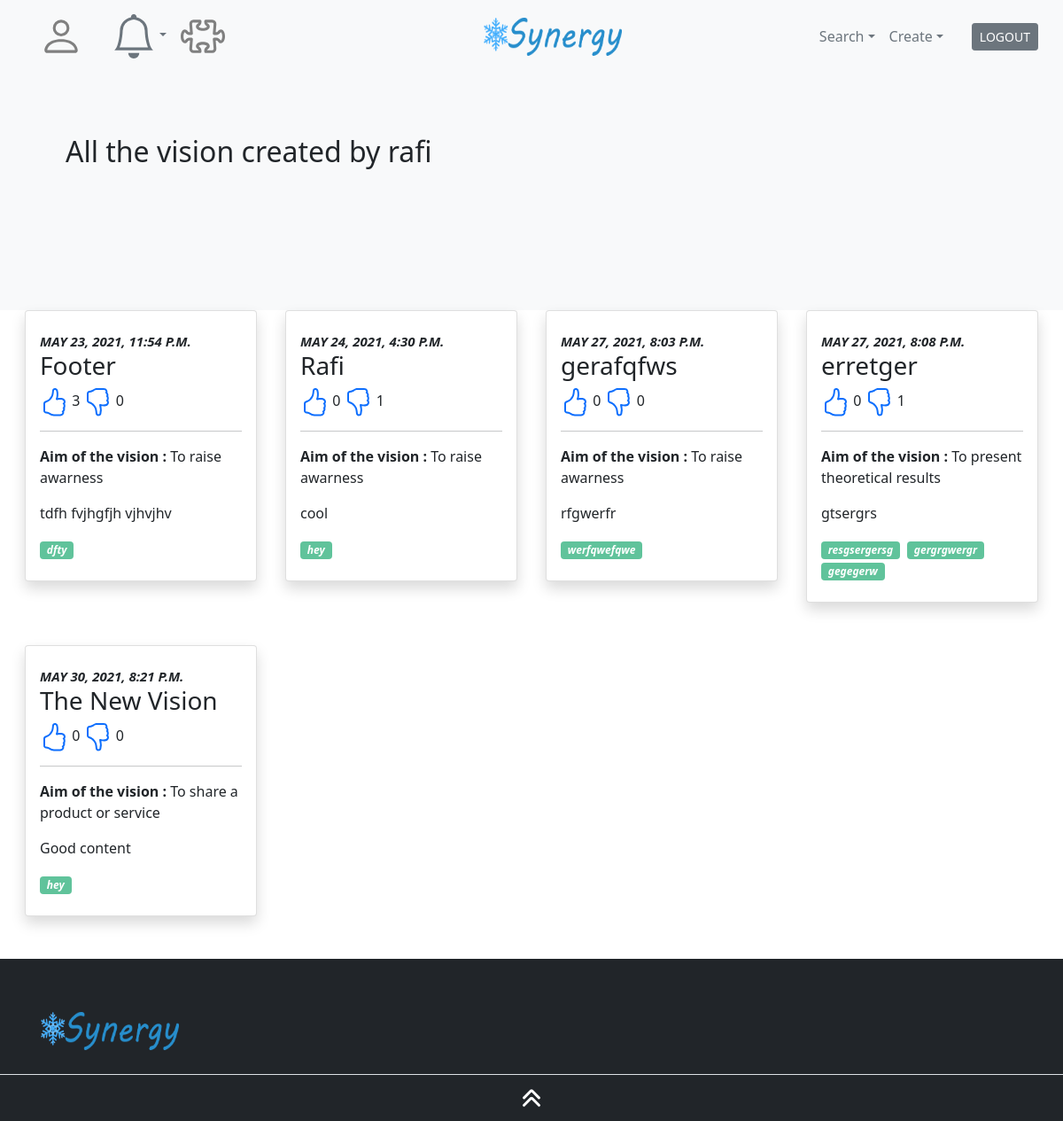
Page /accounts/profile/vision/rafi/ (signed in) on the committed database.
### knowledge/models.py (models this page shows, shortened)
class Vision(models.Model):
    title = models.CharField(max_length=100, unique=True, )
    user = models.ForeignKey(settings.AUTH_USER_MODEL,on_delete=models.CASCADE, default=1)
    content = models.TextField(max_length=444,default="NA")
    aim_vision = models.CharField(max_length=30, choices=Aims)
    keywords = TaggableManager()
    slug = models.SlugField(max_length= 250,unique=True)
    date_publication = models.DateTimeField(auto_now_add=True)

### accounts/views.py (the view)
# urls.py: path("profile/vision/<str:username>/", views.view_vision_created, name="view_vision_created"),
@login_required
def view_vision_created(request,username):
    user_profile = User.objects.get(username=username)
    vision_created = Vision.objects.filter(user_id=user_profile.id)
    editable = False
    if request.user == user_profile:
        editable = True
    aim = {
        1: "To raise awarness",
        2: "To share a product or service",
        3: "To search for improvement",
        4: "To present theoretical results ",
        5: "To make laugh",
        6: "Others",
        }
    list = []
    for vision in vision_created:
        my_dict = {'Type': [], 'ID': [], 'Name': [] , 'Date': [], 'Slug': [], 'Content': [], 'Description': [], 'Aim': [], 'User': [], 'User_Type': [], 'Likes': [],'Dislikes': [], 'L': [],'D': []}
        my_dict['Type'].append("Vision")
        my_dict['Name'].append(vision.title)
        my_dict['ID'].append(vision.id)
        my_dict['Date'].append(vision.date_publication)
        my_dict['Slug'].append(vision.slug)
        my_dict['Content'].append(vision.content)
        my_dict['Description'].append(vision.keywords)
        for keys in aim:
            if int(vision.aim_vision) == keys:
                my_dict['Aim'].append(aim[keys])
        vision_likes = Liked_Vision.objects.filter(vision_related_id=vision.id).count
        my_dict['Likes'].append(vision_likes)
        vision_dislikes = Disliked_Vision.objects.filter(vision_related_id=vision.id).count
        my_dict['Dislikes'].append(vision_dislikes)
        if Liked_Vision.objects.filter(Q(user_related_id=request.user.id) & Q(vision_related_id=vision.id)).exists():
            my_dict['L'].append("Yes")
        else:
            my_dict['L'].append("No")
        if Disliked_Vision.objects.filter(Q(user_related_id=request.user.id) & Q(vision_related_id=vision.id)).exists():
            my_dict['D'].append("Yes")
        else:
            my_dict['D'].append("No")
        list.append(my_dict)
    return render(request, "dist/inside/profile/vision_created.html", context={"list":list, "user_profile": user_profile, "vision_created": vision_created, "editable": editable})

### template/dist/inside/profile/vision_created.html (shortened to what this page needs)
{% extends "dist/inside/template_inside.html" %}
{% block contenu %}
    <main>
        <section class="bg-light pb-6 pb-md-0">
            <div class=container>
                <div class="col-lg-10 py-9 py-lg-10 z-index-1">
                    <h2>All the vision created by {{user_profile.username}}</h2>
                </div>
            </div>
        </section>
        <section>
            <div class="row px-4">
                {% if not list %}
                    <h4>{{user_profile.username}} has not yet created a vision</h4>
                {% else %}
                    {% for view_vision in list %}
                        <div class="col-md-12 col-lg-3 px-3 mb-5" data-aos=fade-up>
                            <div class="card shadow lift rounded">
                                <div class="card-body py-4">
                                    <p class="font-size-6 text-uppercase font-weight-bold mb-0"><i>{{ view_vision.Date.0 }}</i></p>
                                    <h3 class=card-title>{{ view_vision.Name.0 }}</h3>
                                    {% if view_vision.L.0 == "Yes" %}
                                        <a href="{% url 'accounts:vision_add_like' slug=view_vision.Slug.0 %}"><svg xmlns="http://www.w3.org/2000/svg" width="32" height="32" fill="currentColor" class="bi bi-hand-thumbs-up-fill" viewBox="0 0 16 16">
                                            <path d="M6.956 1.745C7.021.81 7.908.087 8.864.325l.261.066c.463.116.874.456 1.012.965.22.816.533 2.511.062 4.51a9.84 9.84 0 0 1 .443-.051c.713-.065 1.669-.072 2.516.21.518.173.994.681 1.2 1.273.184.532.16 1.162-.234 1.733.058.119.103.242.138.363.077.27.113.567.113.856 0 .289-.036.586-.113.856-.039.135-.09.273-.16.404.169.387.107.819-.003 1.148a3.163 3.163 0 0 1-.488.901c.054.152.076.312.076.465 0 .305-.089.625-.253.912C13.1 15.522 12.437 16 11.5 16H8c-.605 0-1.07-.081-1.466-.218a4.82 4.82 0 0 1-.97-.484l-.048-.03c-.504-.307-.999-.609-2.068-.722C2.682 14.464 2 13.846 2 13V9c0-.85.685-1.432 1.357-1.615.849-.232 1.574-.787 2.132-1.41.56-.627.914-1.28 1.039-1.639.199-.575.356-1.539.428-2.59z"/>
                                        </svg></a> {{ view_vision.Likes.0 }}
                                        <a href="#"><svg xmlns="http://www.w3.org/2000/svg" width="32" height="32" fill="currentColor" class="bi bi-hand-thumbs-down" viewBox="0 0 16 16">
                                            <path d="M8.864 15.674c-.956.24-1.843-.484-1.908-1.42-.072-1.05-.23-2.015-.428-2.59-.125-.36-.479-1.012-1.04-1.638-.557-.624-1.282-1.179-2.131-1.41C2.685 8.432 2 7.85 2 7V3c0-.845.682-1.464 1.448-1.546 1.07-.113 1.564-.415 2.068-.723l.048-.029c.272-.166.578-.349.97-.484C6.931.08 7.395 0 8 0h3.5c.937 0 1.599.478 1.934 1.064.164.287.254.607.254.913 0 .152-.023.312-.077.464.201.262.38.577.488.9.11.33.172.762.004 1.15.069.13.12.268.159.403.077.27.113.567.113.856 0 .289-.036.586-.113.856-.035.12-.08.244-.138.363.394.571.418 1.2.234 1.733-.206.592-.682 1.1-1.2 1.272-.847.283-1.803.276-2.516.211a9.877 9.877 0 0 1-.443-.05 9.364 9.364 0 0 1-.062 4.51c-.138.508-.55.848-1.012.964l-.261.065zM11.5 1H8c-.51 0-.863.068-1.14.163-.281.097-.506.229-.776.393l-.04.025c-.555.338-1.198.73-2.49.868-.333.035-.554.29-.554.55V7c0 .255.226.543.62.65 1.095.3 1.977.997 2.614 1.709.635.71 1.064 1.475 1.238 1.977.243.7.407 1.768.482 2.85.025.362.36.595.667.518l.262-.065c.16-.04.258-.144.288-.255a8.34 8.34 0 0 0-.145-4.726.5.5 0 0 1 .595-.643h.003l.014.004.058.013a8.912 8.912 0 0 0 1.036.157c.663.06 1.457.054 2.11-.163.175-.059.45-.301.57-.651.107-.308.087-.67-.266-1.021L12.793 7l.353-.354c.043-.042.105-.14.154-.315.048-.167.075-.37.075-.581 0-.211-.027-.414-.075-.581-.05-.174-.111-.273-.154-.315l-.353-.354.353-.354c.047-.047.109-.176.005-.488a2.224 2.224 0 0 0-.505-.804l-.353-.354.353-.354c.006-.005.041-.05.041-.17a.866.866 0 0 0-.121-.415C12.4 1.272 12.063 1 11.5 1z"/>
                                        </svg></a> {{ view_vision.Dislikes.0 }}
                                    {% else %}
                                        <a href="{% url 'accounts:vision_add_like' slug=view_vision.Slug.0 %}"></a> {{ view_vision.Likes.0 }}
                                        <a href="{% url 'accounts:vision_add_dislike' slug=view_vision.Slug.0 %}"></a> {{ view_vision.Dislikes.0 }}
                                    {% endif %}
                                    <hr>
                                    <p class=card-text><strong>Aim of the vision : </strong> {{ view_vision.Aim.0 }}</p>
                                    <p class=card-text>{{ view_vision.Content.0 }}</p>
                                    {% for v in vision_created %}
                                        {% if v.id == view_vision.ID.0 %}
                                            {% for keyword in v.keywords.all %}
                                                <i class="mr-1 badge badge-success">{{ keyword }}</i>
                                            {% endfor %}
                                        {% endif %}
                                    {% endfor %}
                                </div>
                            </div>
                        </div>
                    {% endfor %}
                {% endif %}
            </div>
        </section>
    </main>
{% endblock %}

### rows in the picture
Vision: Date.0 "MAY 23, 2021, 11:54 P.M.", Name.0 "Footer", Content.0 "tdfh fvjhgfjh vjhvjhv"
Tag: name "dfty"
Vision: Date.0 "MAY 24, 2021, 4:30 P.M.", Name.0 "Rafi", Content.0 "cool"
Tag: name "hey"
Vision: Date.0 "MAY 27, 2021, 8:03 P.M.", Name.0 "gerafqfws", Content.0 "rfgwerfr"
Tag: name "werfqwefqwe"
Vision: Date.0 "MAY 27, 2021, 8:08 P.M.", Name.0 "erretger", Content.0 "gtsergrs"
Tag: name "resgsergersg"
Tag: name "gergrgwergr"
Tag: name "gegegerw"
Vision: Date.0 "MAY 30, 2021, 8:21 P.M.", Name.0 "The New Vision", Content.0 "Good content"

### other values in the picture
{{ user_profile.username }} "rafi"
{{ view_vision.Likes.0 }} "3" "0" "0" "0" "0"
{{ view_vision.Dislikes.0 }} "0" "1" "0" "1" "0"
{{ view_vision.Aim.0 }} "To raise awarness" "To raise awarness" "To raise awarness" "To present theoretical results" "To share a product or service"
